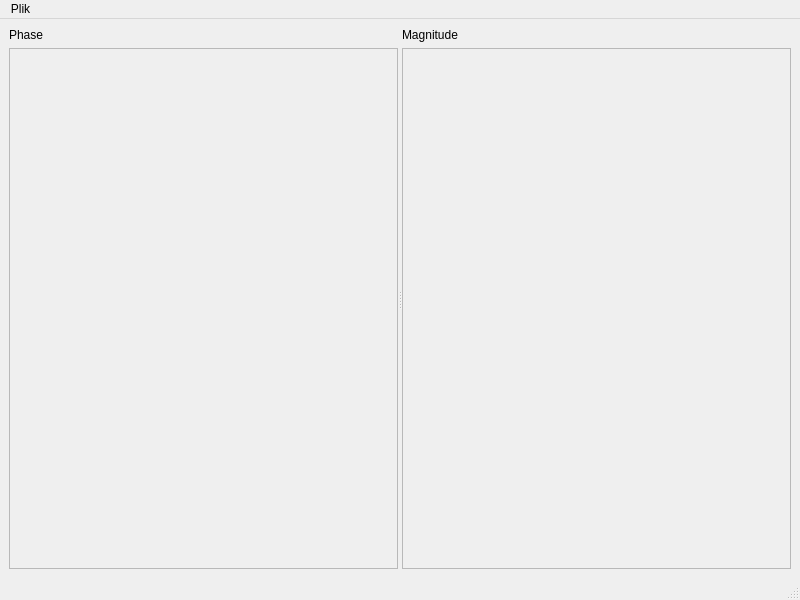
<?xml version="1.0" encoding="UTF-8"?>
<ui version="4.0">
 <class>TransformWindow</class>
 <widget class="QMainWindow" name="TransformWindow">
  <property name="geometry">
   <rect>
    <x>0</x>
    <y>0</y>
    <width>800</width>
    <height>600</height>
   </rect>
  </property>
  <property name="windowTitle">
   <string>MainWindow</string>
  </property>
  <widget class="QWidget" name="centralwidget">
   <layout class="QHBoxLayout" name="horizontalLayout">
    <item>
     <widget class="QSplitter" name="splitter">
      <property name="orientation">
       <enum>Qt::Horizontal</enum>
      </property>
      <widget class="QWidget" name="verticalLayoutWidget_2">
       <layout class="QVBoxLayout" name="verticalLayout_3">
        <item>
         <widget class="QLabel" name="phaseLabel">
          <property name="text">
           <string>Phase</string>
          </property>
         </widget>
        </item>
        <item>
         <widget class="QScrollArea" name="scrollArea_2">
          <property name="widgetResizable">
           <bool>true</bool>
          </property>
          <widget class="QWidget" name="scrollAreaWidgetContents_2">
           <property name="geometry">
            <rect>
             <x>0</x>
             <y>0</y>
             <width>384</width>
             <height>508</height>
            </rect>
           </property>
           <layout class="QHBoxLayout" name="horizontalLayout_3">
            <item>
             <widget class="QLabel" name="phaseDisplayLabel"/>
            </item>
           </layout>
          </widget>
         </widget>
        </item>
       </layout>
      </widget>
      <widget class="QWidget" name="verticalLayoutWidget">
       <layout class="QVBoxLayout" name="verticalLayout">
        <item>
         <widget class="QLabel" name="magnitudeLabel">
          <property name="text">
           <string>Magnitude</string>
          </property>
         </widget>
        </item>
        <item>
         <widget class="QScrollArea" name="scrollArea">
          <property name="widgetResizable">
           <bool>true</bool>
          </property>
          <widget class="QWidget" name="scrollAreaWidgetContents">
           <property name="geometry">
            <rect>
             <x>0</x>
             <y>0</y>
             <width>384</width>
             <height>508</height>
            </rect>
           </property>
           <layout class="QHBoxLayout" name="horizontalLayout_2">
            <item>
             <widget class="QLabel" name="magnitudeDisplayLabel"/>
            </item>
           </layout>
          </widget>
         </widget>
        </item>
       </layout>
      </widget>
     </widget>
    </item>
   </layout>
  </widget>
  <widget class="QMenuBar" name="menubar">
   <property name="geometry">
    <rect>
     <x>0</x>
     <y>0</y>
     <width>800</width>
     <height>25</height>
    </rect>
   </property>
   <widget class="QMenu" name="menuPlik">
    <property name="title">
     <string>Plik</string>
    </property>
    <addaction name="actionSave"/>
   </widget>
   <addaction name="menuPlik"/>
  </widget>
  <widget class="QStatusBar" name="statusbar"/>
  <action name="actionGeneruj_histogramy">
   <property name="text">
    <string>Generuj histogramy</string>
   </property>
  </action>
  <action name="actionSave">
   <property name="text">
    <string>Zapisz</string>
   </property>
  </action>
 </widget>
 <resources/>
 <connections/>
</ui>
